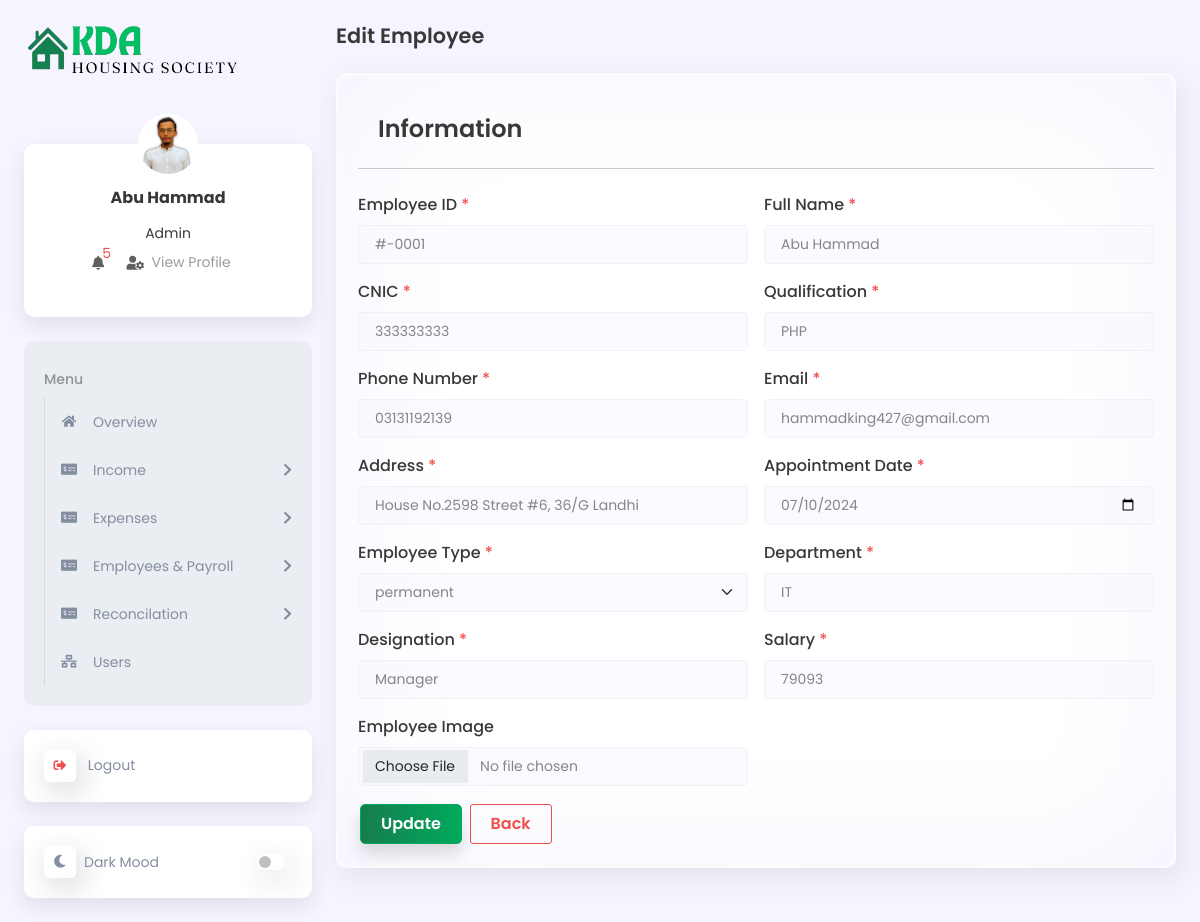
Page /employeeEdit.php?employee_edit_id=37 (signed in) on the committed database.
### tables this page shows
CREATE TABLE `users_detail` (
  `users_detail_id` int(11) NOT NULL,
  `full_name` varchar(100) DEFAULT NULL,
  `Phone` varchar(50) DEFAULT NULL,
  `address` varchar(100) DEFAULT NULL,
  `gender` varchar(50) DEFAULT NULL,
  `date_of_birth` varchar(100) DEFAULT NULL,
  `image` varchar(255) DEFAULT NULL,
  `login_time` datetime DEFAULT NULL,
  `logout_time` datetime DEFAULT NULL,
  `created_by` varchar(100) DEFAULT NULL,
  `created_date` varchar(100) DEFAULT NULL,
  `updated_by` varchar(100) DEFAULT NULL,
  `updated_date` varchar(100) DEFAULT NULL
);

CREATE TABLE `role` (
  `role_id` int(11) NOT NULL,
  `name` varchar(50) DEFAULT NULL,
  `status` varchar(50) DEFAULT NULL
);

CREATE TABLE `employees` (
  `employee_id` int(11) NOT NULL,
  `employeeID` varchar(255) DEFAULT NULL,
  `employee_full_name` varchar(255) DEFAULT NULL,
  `employee_cnic` varchar(255) DEFAULT NULL,
  `employee_qualification` varchar(255) DEFAULT NULL,
  `employee_contact` varchar(255) DEFAULT NULL,
  `employee_email` varchar(255) DEFAULT NULL,
  `employee_address` varchar(255) DEFAULT NULL,
  `employee_image` varchar(255) DEFAULT NULL,
  `appointment_date` varchar(255) DEFAULT NULL,
  `employement_type` enum('permanent','contract') DEFAULT NULL,
  `QRcode` varchar(255) DEFAULT NULL,
  `department` varchar(255) DEFAULT NULL,
  `designation` varchar(255) DEFAULT NULL,
  `salary` varchar(100) DEFAULT NULL,
  `added_on` varchar(100) DEFAULT NULL,
  `added_by` varchar(100) DEFAULT NULL,
  `updated_on` varchar(100) DEFAULT NULL,
  `updated_by` varchar(100) DEFAULT NULL
);

### employeeEdit.php (the view, shortened to what the rows shown need)
<?php
include_once("includes/function.php");
?>
<!DOCTYPE html>
<html lang="en">
<head>
    <link rel="stylesheet" href="lib/bootstrap_5/bootstrap.min.css">
    <link rel="stylesheet" href="lib/fontawesome/css/all.min.css">
    <link rel="stylesheet" href="assets/css/global.css">
    <link rel="stylesheet" href="assets/css/style.css">
    <link rel="stylesheet" href="assets/css/responsive.css">
</head>
<body class="d2c_theme_light">
    <div class="d2c_wrapper">
        <?php
        include("includes/sidebar.php");
        ?>
        <div class="d2c_main p-4 ps-lg-3">
            <?php
            if (isset($_GET['employee_edit_id'])) {
                $employee_edit_id = mysqli_real_escape_string($conn, $_GET['employee_edit_id']);
                $query = "SELECT * FROM employees WHERE employee_id = '$employee_edit_id'";
                $result = mysqli_query($conn, $query);
                if (mysqli_num_rows($result) > 0) {
                    while ($row = mysqli_fetch_assoc($result)) {
            ?>
                        <form action="" method="post" id="add_houses_form" enctype="multipart/form-data">
                            <div class="card h-auto">
                                <div class="card-body">
                                    <h3 class="card-header">Information</h3>
                                    <hr class="my-4">
                                    <div class="row g-3">
                                        <div class="col-md-6">
                                            <label class="form-label">Employee ID
                                                <span class="text-danger">*</span>
                                            </label>
                                            <input type="text" readonly name="employeeID" id="employeeID" class="form-control" placeholder="#EM001" value="<?= $row['employeeID'] ?>">
                                        </div>
                                        <div class="col-md-6">
                                            <label class="form-label">Full Name
                                                <span class="text-danger">*</span>
                                            </label>
                                            <input type="text" name="full_name" id="full_name" class="form-control" placeholder="Hammad Ali" required value="<?= $row['employee_full_name'] ?>">
                                        </div>
                                        <div class="col-md-6">
                                            <label class="form-label">CNIC
                                                <span class="text-danger">*</span>
                                            </label>
                                            <input type="number" name="cnic" id="cnic" class="form-control" placeholder="XXXXX-XXXXXXX-X" required value="<?= $row['employee_cnic'] ?>">
                                        </div>
                                        <div class="col-md-6">
                                            <label class="form-label">Qualification
                                                <span class="text-danger">*</span>
                                            </label>
                                            <input type="text" name="qualification" id="qualification" class="form-control" placeholder="MBA" required value="<?= $row['employee_qualification'] ?>">
                                        </div>
                                        <div class="col-md-6">
                                            <label class="form-label">Phone Number
                                                <span class="text-danger">*</span>
                                            </label>
                                            <input type="number" name="phone_number" id="phone_number" class="form-control" placeholder="03XXXXXXXXX" required value="<?= $row['employee_contact'] ?>">
                                        </div>
                                        <div class="col-md-6">
                                            <label class="form-label">Email
                                                <span class="text-danger">*</span>
                                            </label>
                                            <input type="text" name="email" id="email" class="form-control" placeholder="ep4rK@example.com" required value="<?= $row['employee_email'] ?>">
                                        </div>
                                        <div class="col-md-6">
                                            <label class="form-label">Address
                                                <span class="text-danger">*</span>
                                            </label>
                                            <input type="text" name="address" id="address" class="form-control" placeholder="DHA Karachi" required value="<?= $row['employee_address'] ?>">
                                        </div>
                                        <div class="col-md-6">
                                            <label class="form-label">Appointment Date
                                                <span class="text-danger">*</span>
                                            </label>
                                            <input type="date" name="appointment_date" id="appointment_date" class="form-control" value="<?= $row['appointment_date'] ?>">
                                        </div>
                                        <div class="col-md-6">
                                            <label class="form-label">Employee Type
                                                <span class="text-danger">*</span>
                                            </label>
                                            <select name="employee_type" id="employee_type" class="form-select form-control" required>
                                                <option value="permanent" <?php if ($row['employement_type'] == 'permanent') echo "selected" ?>>permanent</option>
                                            </select>
                                        </div>
                                        <div class="col-md-6">
                                            <label class="form-label">Department
                                                <span class="text-danger">*</span>
                                            </label>
                                            <input type="text" name="department" id="department" class="form-control" placeholder="IT" required value="<?= $row['department'] ?>">
                                        </div>
                                        <div class="col-md-6">
                                            <label class="form-label">Designation
                                                <span class="text-danger">*</span>
                                            </label>
                                            <input type="text" name="designation" id="designation" class="form-control" placeholder="Manager" required value="<?= $row['designation'] ?>">
                                        </div>
                                        <div class="col-md-6">
                                            <label class="form-label">Salary
                                                <span class="text-danger">*</span>
                                            </label>
                                            <input type="text" name="employee_salary" id="employee_salary" class="form-control" placeholder="45000" required value="<?= $row['salary'] ?>">
                                        </div>
                                        <div class="col-md-6">
                                            <label class="form-label">Employee Image</label>
                                            <input type="file" name="employee_image" id="employee_image" class="form-control">
                                        </div>
                                        <div class="col-md-12">
                                            <button type="submit" id="submit_btn" name="employeeUpdate" class="btn btn-primary">Update</button>
                                            <a href="employee" class="btn btn-outline-danger">Back</a>
                                        </div>
                                    </div>
                                </div>
                            </div>
                        </form>
            <?php
                    }
                } else {
                    echo '<tr>
                    <td colspan="7" class="fw-semibold bg-light-warning text-warning text-center">There are no data in the database.</td>
                </tr>';
                }
            } else {
                echo '<tr>
                <td colspan="7" class="fw-semibold bg-light-warning text-warning text-center">There are no ID Found.</td>
            </tr>';
            }
            ?>
        </div>
    </div>
</body>
</html>

### includes/sidebar.php (shortened to what the rows shown need)
<?php
$select = mysqli_query($conn, "SELECT users_detail.image, users_detail.full_name, role.name as role FROM `users`
LEFT JOIN users_detail ON users_detail.users_detail_id = users.users_detail_id
LEFT JOIN role ON role.role_id = users.role_id
WHERE users.user_id = '{$_SESSION['UID']}'");
$row = mysqli_fetch_assoc($select);
if ($row['image'] == '') {
    $row['image'] = "./assets/images/user-default.png";
} else {
    $row['image'] = "./media/images/" . $row['image'];
}
?>
<div class="d2c_sidebar offcanvas-lg offcanvas-start p-4 pe-lg-2" tabindex="-1" id="d2c_sidebar">
    <div class="d-flex flex-column">
        <div class="card d2c_profile_card text-center mb-4">
            <div class="card-body mt-4">
                <h6 class="fw-bold mb-3"><?= $row['full_name']; ?></h6>
                <span class="d2c_role"><?= $row['role']; ?></span>
                <ul class="list-inline">
                    <li class="list-inline-item position-relative me-3">
                    </li>
                    <li class="list-inline-item position-relative me-3">
                    </li>
                </ul>
            </div>
        </div>
    </div>
</div>

### rows in the picture
users_detail: full_name "Abu Hammad", role.name "Admin"
employees: employeeID "#-0001", full_name "Abu Hammad", cnic "333333333", qualification "PHP", phone_number "03131192139", email "hammadking427@gmail.com", address "House No.2598 Street #6, 36/G Landhi", appointment_date "07/10/2024", employee_type "permanent", department "IT", designation "Manager", employee_salary "79093"

### other values in the picture
$total_messages "5"
